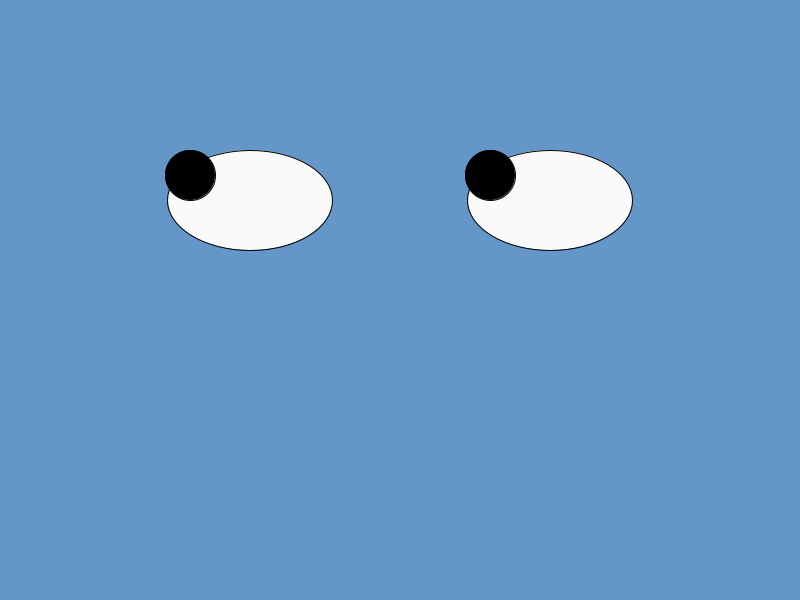
Frame 1 (no input)
Frame 60 (the mouse pressed at the canvas centre just before this capture): identical to frame 1, image omitted
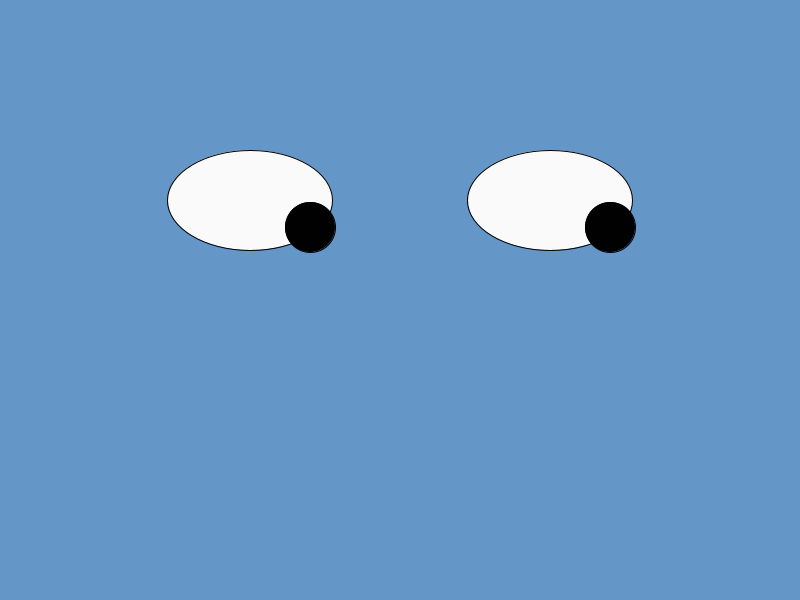
Frame 120 (the mouse held since frame 60 and released just before this capture)

The Processing sketch that drew these frames (run headless with seeded random() and noise(); from frame 60 on, the mouse is pressed at the canvas centre):

// Processing sketch: googly_eyeballs
// ── googly_eyeballs.pde
void setup() {
  size(800, 600);
}
void draw() {
  background(100, 150, 200);
  fill(250, 250, 250);
  ellipse(250, 200, 165, 100);
  ellipse(550, 200, 165, 100);
  fill(1, 1, 1);
int tempX=mouseX;
int tempY=mouseY;
  if (mouseX>310) {
  tempX=310; 
  } else if (mouseX<190) {
    tempX=190;
  }  if (mouseY>227) {
    tempY=227;
  } else if (mouseY<175) {
   tempY=175;
  } 
    ellipse(tempX, tempY, 50, 50);
    ellipse(tempX+300,tempY, 50, 50);
}
